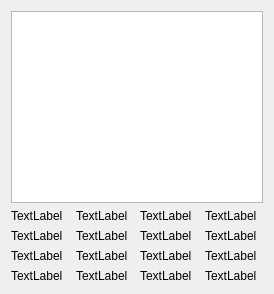
<?xml version="1.0" encoding="UTF-8"?>
<ui version="4.0">
 <class>UserStatisticWidget</class>
 <widget class="QWidget" name="UserStatisticWidget">
  <property name="geometry">
   <rect>
    <x>0</x>
    <y>0</y>
    <width>274</width>
    <height>294</height>
   </rect>
  </property>
  <property name="windowTitle">
   <string>Form</string>
  </property>
  <layout class="QGridLayout" name="gridLayout">
   <item row="0" column="0">
    <widget class="QTreeView" name="treeView"/>
   </item>
   <item row="1" column="0">
    <layout class="QHBoxLayout" name="horizontalLayout">
     <item>
      <widget class="QLabel" name="label">
       <property name="text">
        <string>TextLabel</string>
       </property>
      </widget>
     </item>
     <item>
      <widget class="QLabel" name="label_2">
       <property name="text">
        <string>TextLabel</string>
       </property>
      </widget>
     </item>
     <item>
      <widget class="QLabel" name="label_3">
       <property name="text">
        <string>TextLabel</string>
       </property>
      </widget>
     </item>
     <item>
      <widget class="QLabel" name="label_4">
       <property name="text">
        <string>TextLabel</string>
       </property>
      </widget>
     </item>
    </layout>
   </item>
   <item row="2" column="0">
    <layout class="QHBoxLayout" name="horizontalLayout_2">
     <item>
      <widget class="QLabel" name="label_5">
       <property name="text">
        <string>TextLabel</string>
       </property>
      </widget>
     </item>
     <item>
      <widget class="QLabel" name="label_6">
       <property name="text">
        <string>TextLabel</string>
       </property>
      </widget>
     </item>
     <item>
      <widget class="QLabel" name="label_7">
       <property name="text">
        <string>TextLabel</string>
       </property>
      </widget>
     </item>
     <item>
      <widget class="QLabel" name="label_8">
       <property name="text">
        <string>TextLabel</string>
       </property>
      </widget>
     </item>
    </layout>
   </item>
   <item row="3" column="0">
    <layout class="QHBoxLayout" name="horizontalLayout_3">
     <item>
      <widget class="QLabel" name="label_9">
       <property name="text">
        <string>TextLabel</string>
       </property>
      </widget>
     </item>
     <item>
      <widget class="QLabel" name="label_10">
       <property name="text">
        <string>TextLabel</string>
       </property>
      </widget>
     </item>
     <item>
      <widget class="QLabel" name="label_11">
       <property name="text">
        <string>TextLabel</string>
       </property>
      </widget>
     </item>
     <item>
      <widget class="QLabel" name="label_12">
       <property name="text">
        <string>TextLabel</string>
       </property>
      </widget>
     </item>
    </layout>
   </item>
   <item row="4" column="0">
    <layout class="QHBoxLayout" name="horizontalLayout_4">
     <item>
      <widget class="QLabel" name="label_13">
       <property name="text">
        <string>TextLabel</string>
       </property>
      </widget>
     </item>
     <item>
      <widget class="QLabel" name="label_14">
       <property name="text">
        <string>TextLabel</string>
       </property>
      </widget>
     </item>
     <item>
      <widget class="QLabel" name="label_15">
       <property name="text">
        <string>TextLabel</string>
       </property>
      </widget>
     </item>
     <item>
      <widget class="QLabel" name="label_16">
       <property name="text">
        <string>TextLabel</string>
       </property>
      </widget>
     </item>
    </layout>
   </item>
  </layout>
 </widget>
 <resources/>
 <connections/>
</ui>
